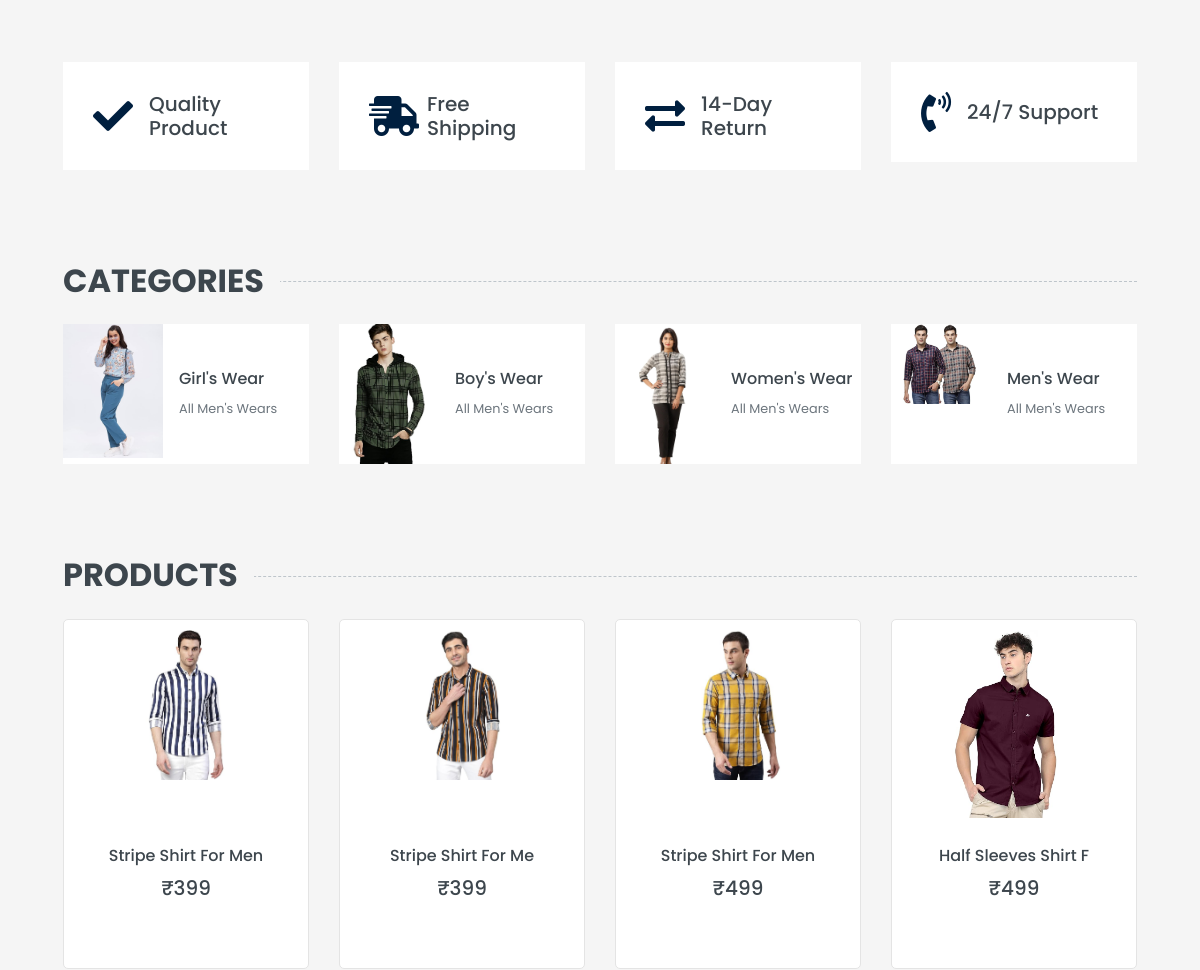
Before: / (middle part) with the older database file.
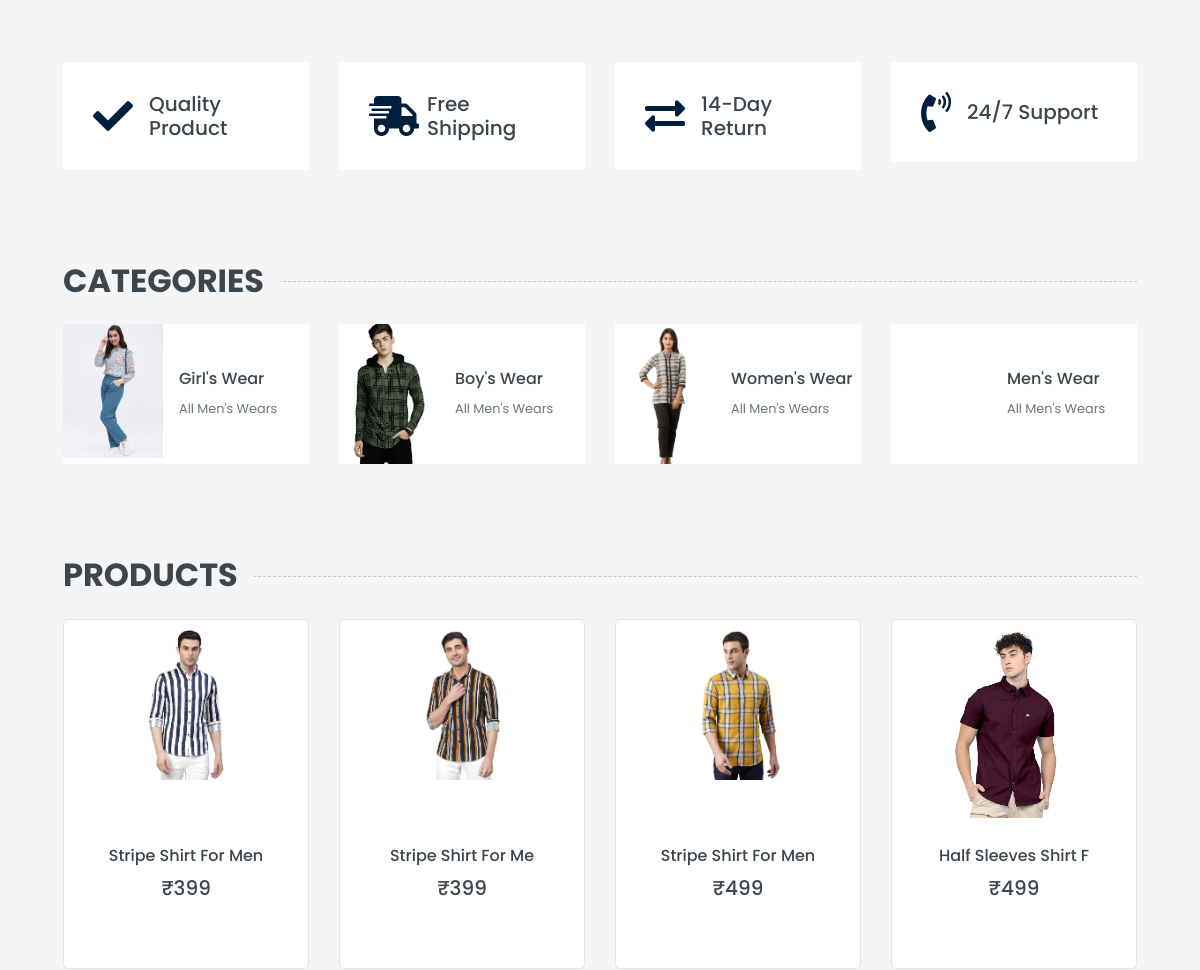
After: the same page with the newer database file.
### tables this page shows
CREATE TABLE `category` (
  `id` int(20) NOT NULL,
  `category_name` varchar(50) NOT NULL,
  `category_description` longtext NOT NULL,
  `image` varchar(200) NOT NULL,
  `created_by` int(50) NOT NULL,
  `updated_by` int(50) NOT NULL,
  `created_at` datetime NOT NULL,
  `updated_at` datetime NOT NULL,
  `is_active` tinyint(1) NOT NULL
);

CREATE TABLE `product` (
  `id` int(20) NOT NULL,
  `category_id` int(20) NOT NULL,
  `variants_id` int(20) NOT NULL,
  `attribute_id` int(20) NOT NULL,
  `p_name` varchar(200) NOT NULL,
  `p_image` varchar(200) DEFAULT NULL,
  `p_description` longtext NOT NULL,
  `stock` int(50) NOT NULL,
  `price` int(50) NOT NULL,
  `created_by` int(20) DEFAULT NULL,
  `updated_by` int(20) DEFAULT NULL,
  `created_at` datetime DEFAULT NULL,
  `updated_at` datetime DEFAULT NULL,
  `is_active` tinyint(1) NOT NULL
);

### index.php (the view, shortened to what this page needs)
<?php
require("header.php");
?>
<div class="container-fluid pt-5">
    <div class="row px-xl-5 pb-3">
        <div class="col-lg-3 col-md-6 col-sm-12 pb-1">
            <div class="d-flex align-items-center bg-light mb-4" style="padding: 30px;">
                <h1 class="fa fa-check text-primary m-0 mr-3"></h1>
                <h5 class="font-weight-semi-bold m-0">Quality Product</h5>
            </div>
        </div>
        <div class="col-lg-3 col-md-6 col-sm-12 pb-1">
            <div class="d-flex align-items-center bg-light mb-4" style="padding: 30px;">
                <h1 class="fa fa-shipping-fast text-primary m-0 mr-2"></h1>
                <h5 class="font-weight-semi-bold m-0">Free Shipping</h5>
            </div>
        </div>
        <div class="col-lg-3 col-md-6 col-sm-12 pb-1">
            <div class="d-flex align-items-center bg-light mb-4" style="padding: 30px;">
                <h1 class="fas fa-exchange-alt text-primary m-0 mr-3"></h1>
                <h5 class="font-weight-semi-bold m-0">14-Day Return</h5>
            </div>
        </div>
        <div class="col-lg-3 col-md-6 col-sm-12 pb-1">
            <div class="d-flex align-items-center bg-light mb-4" style="padding: 30px;">
                <h1 class="fa fa-phone-volume text-primary m-0 mr-3"></h1>
                <h5 class="font-weight-semi-bold m-0">24/7 Support</h5>
            </div>
        </div>
    </div>
</div>
<div class="container-fluid pt-5">
    <h2 class="section-title position-relative text-uppercase mx-xl-5 mb-4"><span class="bg-secondary pr-3">Categories</span></h2>
    <div class="row px-xl-5 pb-3">
        <?php $sql = "SELECT * from category ORDER BY id DESC limit 4"; ?>
        <?php if ($result = $conn->query($sql)) : ?>
            <?php while ($row = $result->fetch_assoc()) : ?>
                <div class="col-lg-3 col-md-4 col-sm-6 pb-1">
                    <a class="text-decoration-none" href="">
                        <div class="cat-item d-flex align-items-center mb-4">
                            <div class="overflow-hidden" style="width: 100px; height: 140px;">
                                <img class="img-fluid" src="/e-commerce/admin/categories/<?php echo $row['image']; ?>" alt="">
                            </div>
                            <div class="flex-fill pl-3">
                                <h6><?php echo $row['category_name']; ?></h6>
                                <small class="text-body">All Men's Wears</small>
                            </div>
                        </div>
                    </a>
                </div>
            <?php endwhile; ?>
        <?php endif; ?>
    </div>
</div>
<div class="container-fluid pt-5 pb-3">
    <h2 class="section-title position-relative text-uppercase mx-xl-5 mb-4">
        <span class="bg-secondary pr-3">Products</span>
    </h2>
    <div class="row px-xl-5 shop-row">
        <?php $sql = "SELECT * from product order by rand() limit 8"; ?>
        <?php if ($result = $conn->query($sql)) : ?>
            <?php while ($row = $result->fetch_assoc()) : ?>
                <div class="col-lg-3 col-md-4 col-sm-6 pb-1">
                    <div class="product-item bg-light mb-4 text-center">
                        <div class="product-img position-relative overflow-hidden">
                            <div class="img-wrap">
                                <img class="img-fluid" src="/e-commerce/admin/products/<?php echo $row['p_image']; ?>" alt="<?php echo $row['p_name']; ?>">
                            </div>
                            <div class="product-action product-cart-action">
                            </div>
                        </div>
                        <div class="text-center py-4">
                            <a class="h6 text-decoration-none " href="/e-commerce/product.php?id=<?php echo $row["id"]; ?>"><?php echo $row['p_name']; ?></a>
                            <div class="d-flex align-items-center justify-content-center mt-2">
                                <h5>₹<?php echo $row['price']; ?></h5>
                            </div>
                        </div>
                    </div>
                </div>
            <?php endwhile; ?>
        <?php endif; ?>
    </div>
</div>
<?php
require("footer.php");
?>

### header.php (shortened to what this page needs)
<!DOCTYPE html>
<html lang="en">
<head>
    <link href="https://cdnjs.cloudflare.com/ajax/libs/font-awesome/5.10.0/css/all.min.css" rel="stylesheet">
    <link rel="stylesheet" href="//cdn.jsdelivr.net/npm/alertifyjs@1.13.1/build/css/alertify.min.css" />
    <link href="lib/animate/animate.min.css" rel="stylesheet">
    <link href="lib/owlcarousel/assets/owl.carousel.min.css" rel="stylesheet">
    <link href="css/style.css" rel="stylesheet">
</head>
<body>

### footer.php (shortened to what this page needs)
</body>
</html>

### header.php (style rules this page uses)
.shop-row .product-img img { max-width: 150px; }
.img-wrap { height: 200px; padding:10px; }
.product-item { border: 1px solid #e4e4e4; border-radius: 5px; height: 350px; }

Changed rows visible on the page:
changed category "Men's Wear": image: picture removed
